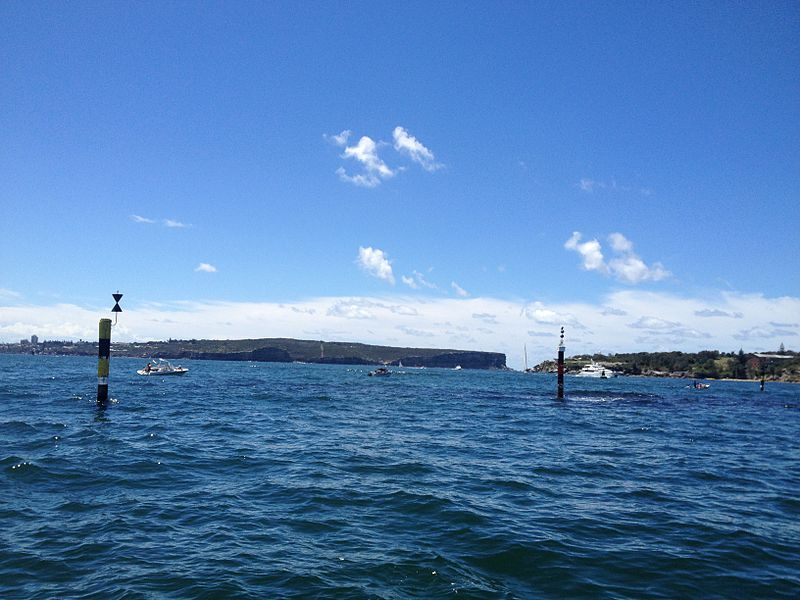
#> input picture classroom/computer-vision/HW01/images/buoys.jpg, 800 x 600 px; its folder holds only this picture in this run
$ python -i Segmentation.py   (imports and definitions only)
#> lines starting #> are read from the running program, lines starting #| are printed output that depends on the picture
import numpy as np
import Image as im
import copy

class Edge(object):
    def __init__(self):
        self.kernel = np.array([
            [0, 0,   1, 0, 0],
            [0, 1,   2, 1, 0],
            [1, 2, -16, 2, 1],
            [0, 1,   2, 1, 0],
            [0, 0,   1, 0, 0],
        ])
        self.sobel_x = np.array([
            [-1, 0, 1],
            [-2, 0, 2],
            [-1, 0, 1],
        ])
        self.sobel_y = np.array([
            [ 1,  2,  1],
            [ 0,  0,  0],
            [-1, -2, -1],
        ])

    def laplaceofGaussian(self, image, line=True):
        img = copy.deepcopy(image)
        img.clear()

        G_x = img.convolve(self.sobel_x)
        G_y = img.convolve(self.sobel_y)

        G = np.power(np.add(np.square(G_x), np.square(G_y)), 0.5)
        G = (G>32) * G

        (M,N) = img.shapes
        t_im = np.zeros((M,N))
        temp = np.zeros((M+2, N+2))
        temp[1:-1,1:-1] = img.convolve(self.kernel)
        around = (-1,-1),(-1,0),(-1,1),(0,-1),(0,1),(1,-1),(1,0),(1,1)

        for i in range(1,M+1):
            for j in range(1,N+1):
                if (temp[i,j] < 0):
                    for x,y in around:
                        if (temp[i+x,j+y] > 0):
                            t_im[i-1,j-1] = 1

        img.setImg(np.logical_and(t_im, G))
        if (line):
            img.setImg(np.logical_not(img.arr))

        return img

class Thresholding(object):
    def __init__(self):
        self.hist = im.Histogram()
        return

    # [43 lines left out: function otsu, not called in this run]

>>> import cv2
>>> picture = cv2.imread('../../../computer-vision/HW01/images/buoys.jpg', cv2.IMREAD_GRAYSCALE)
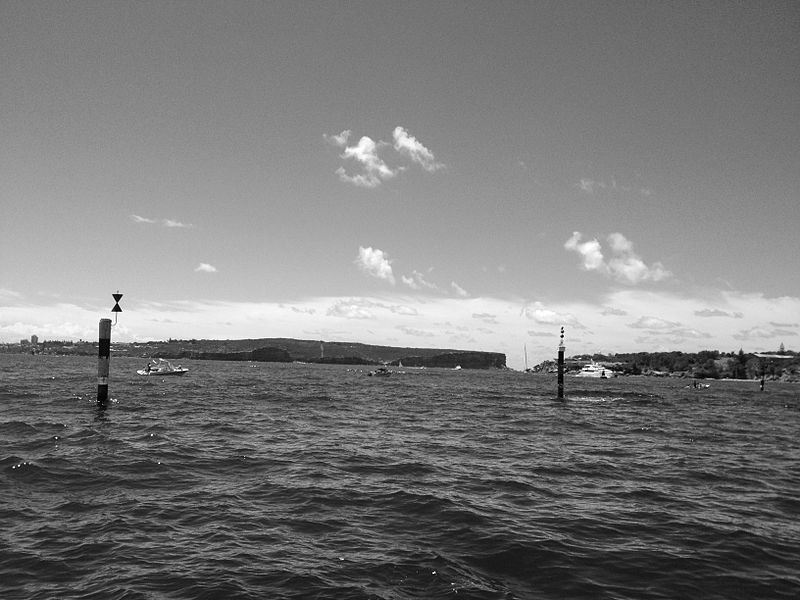
#> picture: shape (600, 800); min 0, max 255, mean 121.3
>>> result = Edge().laplaceofGaussian(picture)
#> (the run stopped early here; a loop or call above may not have finished)

$ run again, on classroom/computer-vision/HW01/images/flower.bmp
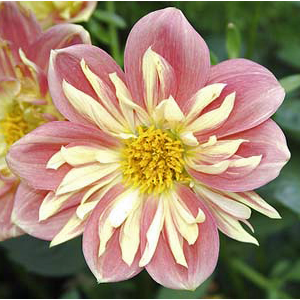
#> input picture classroom/computer-vision/HW01/images/flower.bmp, 300 x 300 px
#> `picture = cv2.imread('../../../computer-vision/HW01/images/buoys.jpg',..`:
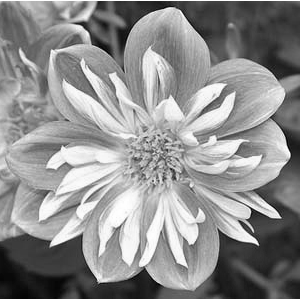
#> picture: shape (300, 300); min 0, max 255, mean 142

$ run again, on classroom/computer-vision/HW01/images/gulfstream.png
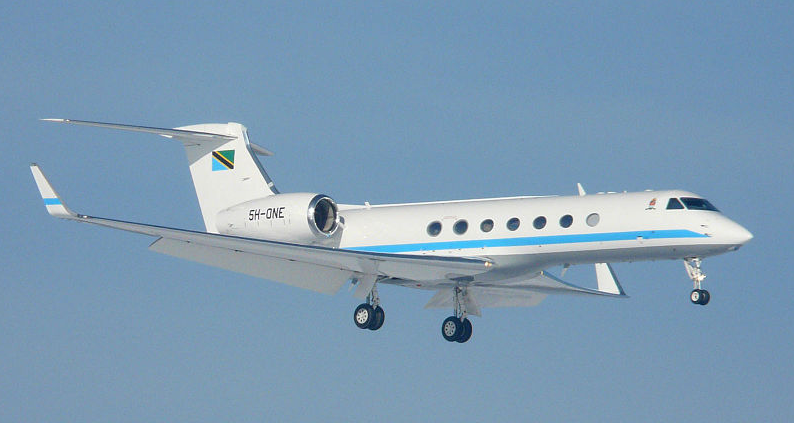
#> input picture classroom/computer-vision/HW01/images/gulfstream.png, 794 x 423 px
#> `picture = cv2.imread('../../../computer-vision/HW01/images/buoys.jpg',..`:
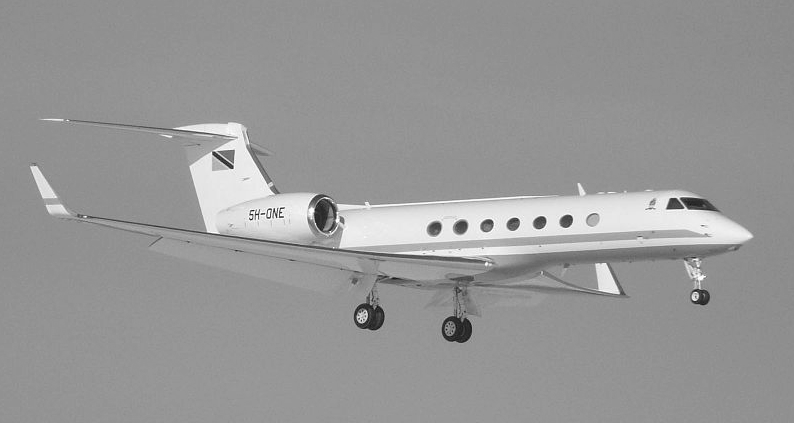
#> picture: shape (423, 794); min 21, max 255, mean 151.1
